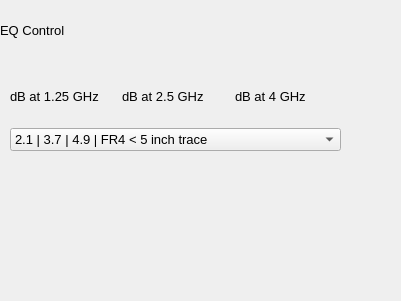
          <widget class="QWidget" name="page_2">
           <property name="geometry">
            <rect>
             <x>0</x>
             <y>0</y>
             <width>401</width>
             <height>301</height>
            </rect>
           </property>
           <attribute name="label">
            <string>EQ</string>
           </attribute>
           <widget class="QLabel" name="label_12">
            <property name="geometry">
             <rect>
              <x>0</x>
              <y>20</y>
              <width>77</width>
              <height>20</height>
             </rect>
            </property>
            <property name="font">
             <font>
              <pointsize>10</pointsize>
              <weight>50</weight>
              <bold>false</bold>
             </font>
            </property>
            <property name="text">
             <string>EQ Control</string>
            </property>
           </widget>
           <widget class="QWidget" name="layoutWidget">
            <property name="geometry">
             <rect>
              <x>10</x>
              <y>70</y>
              <width>331</width>
              <height>81</height>
             </rect>
            </property>
            <layout class="QGridLayout" name="gridLayout_6">
             <item row="0" column="1">
              <widget class="QLabel" name="label_14">
               <property name="font">
                <font>
                 <pointsize>10</pointsize>
                 <weight>50</weight>
                 <bold>false</bold>
                </font>
               </property>
               <property name="text">
                <string>dB at 2.5 GHz</string>
               </property>
              </widget>
             </item>
             <item row="0" column="0">
              <widget class="QLabel" name="label_13">
               <property name="font">
                <font>
                 <pointsize>10</pointsize>
                 <weight>50</weight>
                 <bold>false</bold>
                </font>
               </property>
               <property name="text">
                <string>dB at 1.25 GHz</string>
               </property>
              </widget>
             </item>
             <item row="1" column="0" colspan="3">
              <widget class="QComboBox" name="EQControlcomboBox">
               <property name="font">
                <font>
                 <pointsize>10</pointsize>
                </font>
               </property>
               <item>
                <property name="text">
                 <string>2.1 | 3.7 | 4.9 | FR4 &lt; 5 inch trace</string>
                </property>
               </item>
               <item>
                <property name="text">
                 <string>3.4 | 5.8 | 7.9 | FR4 5 inch 5–mil trace</string>
                </property>
               </item>
               <item>
                <property name="text">
                 <string>4.8 | 7.7 | 9.9 | FR4 5 inch 4–mil trace</string>
                </property>
               </item>
               <item>
                <property name="text">
                 <string>5.9 | 8.9 | 11.0 |  FR4 10 inch 5–mil trace</string>
                </property>
               </item>
               <item>
                <property name="text">
                 <string>7.2 | 11.2 | 14.3 | FR4 10 inch 4–mil trace</string>
                </property>
               </item>
               <item>
                <property name="text">
                 <string>6.1 | 11.4 | 14.6 | FR4 15 inch 4–mil trace</string>
                </property>
               </item>
               <item>
                <property name="text">
                 <string>8.8 |  13.5 | 17.0 | FR4 20 inch 4–mil trace</string>
                </property>
               </item>
               <item>
                <property name="text">
                 <string>10.2 | 15.0 | 18.5 | FR4 25 to 30 inch 4–mil trace</string>
                </property>
               </item>
               <item>
                <property name="text">
                 <string>7.5 |  12.8 | 18.0  | FR4 30 inch 4–mil trace</string>
                </property>
               </item>
               <item>
                <property name="text">
                 <string>11.4 | 17.4 | 22.0 | FR4 35 inch 4–mil trace</string>
                </property>
               </item>
               <item>
                <property name="text">
                 <string>13.0 | 19.7 | 22.4 | 10 m, 30-awg cable</string>
                </property>
               </item>
               <item>
                <property name="text">
                 <string>14.2 | 21.1 | 25.8 | 10 m – 12m cable</string>
                </property>
               </item>
               <item>
                <property name="text">
                 <string>13.8 | 21.7 | 27.4 | 10 m – 12m cable</string>
                </property>
               </item>
               <item>
                <property name="text">
                 <string>15.6 | 23.5 | 29.0 | 10 m – 12m cable</string>
                </property>
               </item>
               <item>
                <property name="text">
                 <string>17.2 | 25.8 | 31.4 | 10 m – 12m cable</string>
                </property>
               </item>
               <item>
                <property name="text">
                 <string>18.4 | 27.3 | 32.7 | 10 m – 12m cable</string>
                </property>
               </item>
              </widget>
             </item>
             <item row="0" column="2">
              <widget class="QLabel" name="label_15">
               <property name="font">
                <font>
                 <pointsize>10</pointsize>
                 <weight>50</weight>
                 <bold>false</bold>
                </font>
               </property>
               <property name="text">
                <string>dB at 4 GHz</string>
               </property>
              </widget>
             </item>
            </layout>
           </widget>
          </widget>
